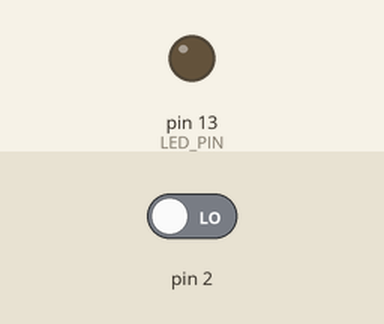
Simulated run of this sketch. Board: Arduino Uno, built with avr-gcc and run on an emulated ATmega328P. Shown: output pins drawn as LEDs (lit = HIGH). The test bench sets the inputs (shaded band); at power-on: pin 2 LOW.

Above: at 1.2 s.
1.3 s: pin 2 driven HIGH
At 2.7 s:
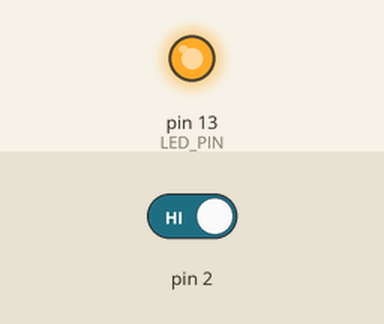
Timing chart, 0 to 4.3 s (numbered marks = the images above; inputs shaded):
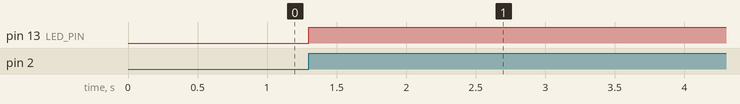

The sketch:

sketch.ino
```cpp
#define LED_PIN 13

void setup(){
    Serial.begin(9600);
    pinMode(LED_PIN, OUTPUT);
    attachInterrupt(0, button_on, RISING);
}

void button_on(){
    digitalWrite(LED_PIN, HIGH);
    delay(500);
}

void loop(){
}
```

Measured:
- after the input at 1.3 s, pin 13 (LED_PIN): LOW → HIGH at once
